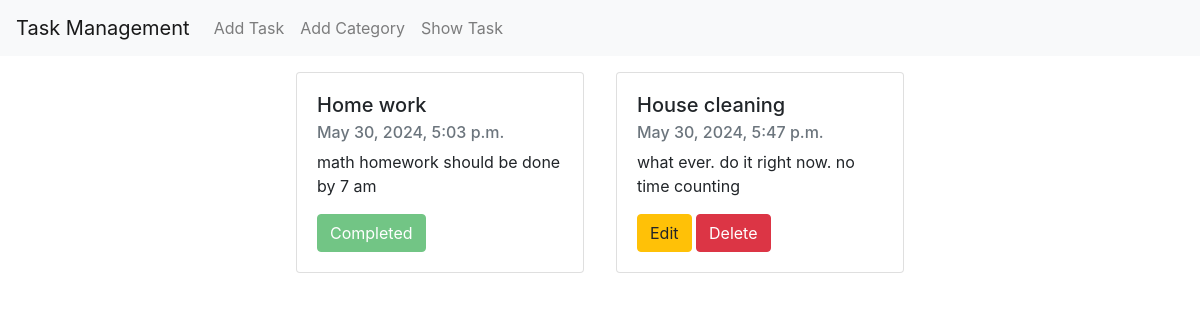
Before: /show_task/ with the older database file.
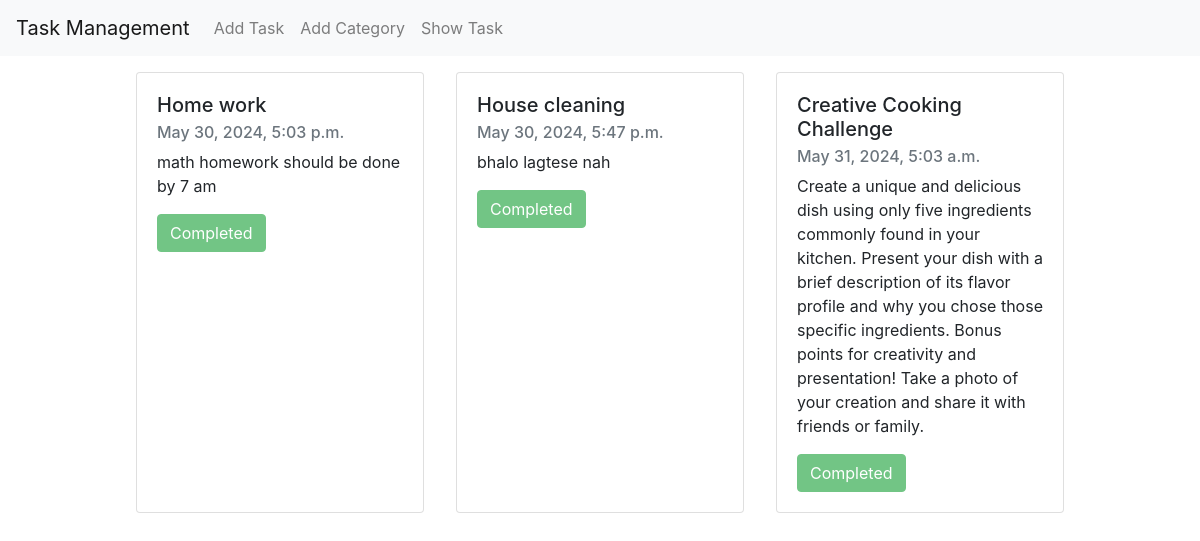
After: the same page with the newer database file.
### task/models.py (models this page shows, shortened)
class Task(models.Model):
    title = models.CharField(max_length=100)
    description = models.TextField()
    assign_date = models.DateTimeField(auto_now_add=True)
    category = models.ManyToManyField(Category)
    is_completed = models.BooleanField(default=False)

### show_task/views.py (the view)
# urls.py: path('', views.show_task, name = "show_task"),
def show_task(request):
    data = Task.objects.all()
    return render(request, 'show_task.html', {'data': data})

### show_task/templates/show_task.html
{% extends 'base.html' %}
{% block content %}
<div class="d-flex justify-content-center">
    {% for item in data %}
        <div class="card m-3" style="width: 18rem;">
            <div class="card-body">
                <h5 class="card-title">{{item.title}}</h5>
                <h6 class="card-subtitle mb-2 text-muted">{{item.assign_date}}</h6>
                <p class="card-text">{{item.description}}</p>
                {% if item.is_completed == True %}
                    <button class="btn btn-success" disabled>Completed</button>
                {% else %}
                    <a href="{% url 'edit_task' item.id %}" class="btn btn-warning">Edit</a>
                    <a href="{% url 'delete_task' item.id %}" class="btn btn-danger">Delete</a>
                {% endif %}
            </div>
        </div>
    {% endfor %}
</div>
{% endblock %}

### templates/base.html (shortened to what this page needs)
<!doctype html>
<html lang="en">
  <head>
    <link rel="stylesheet" href="https://cdn.jsdelivr.net/npm/bootstrap@4.6.2/dist/css/bootstrap.min.css">
  </head>
  <body>
    <nav class="navbar navbar-expand-lg navbar-light bg-light">
        <a class="navbar-brand" href="{% url 'homepage' %}">Task Management</a>
        <div class="collapse navbar-collapse" id="navbarNav">
          <ul class="navbar-nav">
            <li class="nav-item">
              <a class="nav-link" href="{% url 'add_task' %}">Add Task</a>
            </li>
            <li class="nav-item">
              <a class="nav-link" href="{% url 'add_category' %}">Add Category</a>
            </li>
            <li class="nav-item">
              <a class="nav-link" href="{% url 'show_task' %}">Show Task</a>
            </li>
          </ul>
        </div>
      </nav>
      {% block content %}
      {% endblock %}
  </body>
</html>

Changed rows visible on the page:
changed Task "House cleaning": description "what ever. do it right now. no time counting" → "bhalo lagtese nah"; is_completed "Edit Delete" → "Completed"
added Task: title "Creative Cooking Challenge", assign_date "May 31, 2024, 5:03 a.m.", description "Create a unique and delicious dish using only five ingredients commonly found in your kitchen. Present your dish with a brief description of its flavor profile and why you chose those specific ingredients. Bonus points for creativity and presentation! Take a photo of your creation and share it with friends or family.", is_completed "Completed"
